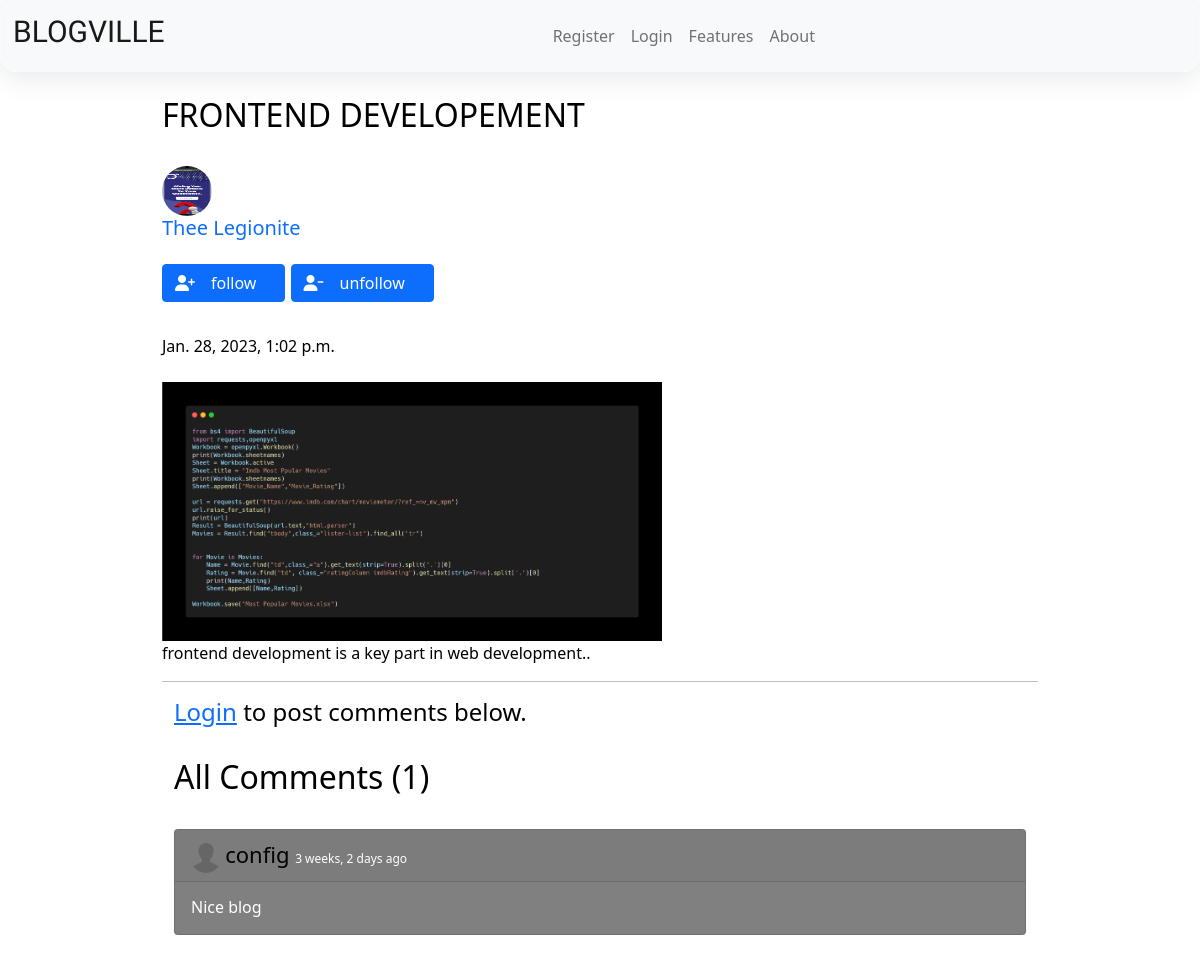
Page /blog/FRONTEND-DEVELOPEMENT/ on the earlier database version.
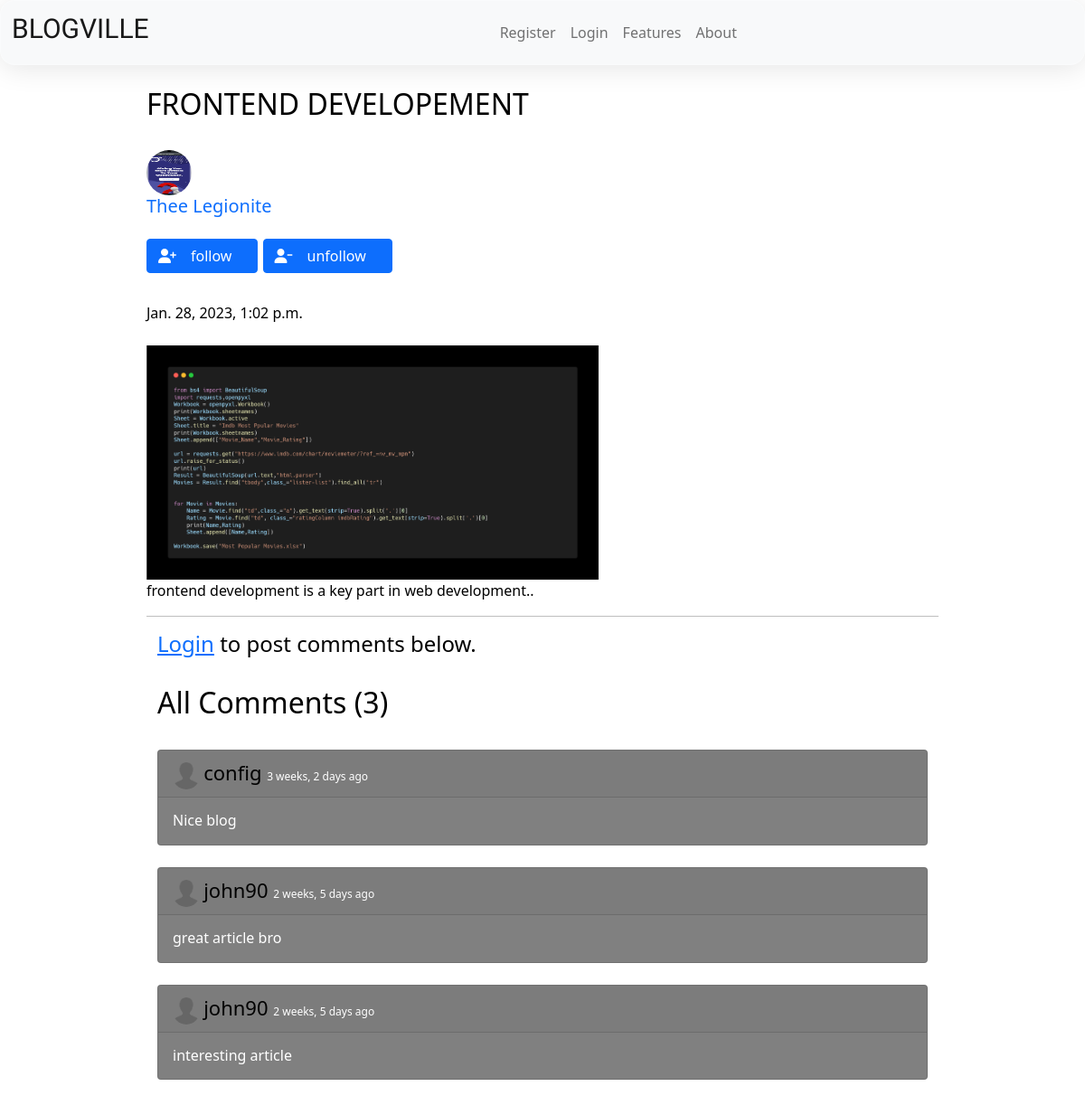
Same page on the later database version.
### Blogville/models.py (models this page shows, shortened)
class Comment(models.Model): #Comment model(Table)
    user = models.ForeignKey(User, on_delete=models.CASCADE)
    content = models.TextField()
    blog = models.ForeignKey(Blogpost, on_delete=models.CASCADE)
    parent_comment = models.ForeignKey('self', on_delete=models.CASCADE, blank=True, null=True)
    datetime = models.DateTimeField(default=now)

### Blogville/views.py (the view)
# urls.py: path("blog/<str:slug>/", views.blog_comments, name="blog_comments"),
@csrf_exempt
def blog_comments(request, slug):
    post = Blogpost.objects.filter(slug=slug).first()
    comments = Comment.objects.filter(blog=post)
    if request.method == "POST":
        user = request.user
        content = request.POST.get('content', '')
        blog_id = request.POST.get('blog_id', '')
        comment  = Comment(user=user, content=content, blog=post)
        comment.save()
    return render(request, 'blog/blog_comments.html', {'post':post , 'comments' : comments})

### Blogville/templates/blog/blog_comments.html (shortened to what the changed rows need)
<!DOCTYPE html>
<html lang="en">
  <head>
    {% load static %}
    <link rel="stylesheet" href="https://cdnjs.cloudflare.com/ajax/libs/font-awesome/6.2.1/css/all.min.css" />
    <link rel="stylesheet" href="{% static 'css/base.css' %}"><link/>
    <link href="https://cdn.jsdelivr.net/npm/bootstrap@5.0.2/dist/css/bootstrap.min.css" rel="stylesheet">
    <head/>
    <body style="background-white; color:black">
        <nav class="navbar navbar-expand-lg navbar-light bg-light" id="id" >
            <div class="container-fluid">
              <h1 class="navbar-brand" style=" font-family: 'Kavoon', cursive; font-size:30px; ">BLOGVILLE</h1>
                  {% if user.is_authenticated %}
                    {% if user.profile.image %}
                    <img src="{{user.profile.image.url}}" alt="" width="30px" height="30px" class="rounded-circle">
                    {% else %}
                    {% load static %}
                    {% endif %}profile</a>
                  {% endif %}
            </div>
          </nav>
{% block body %}
{% load humanize %}
<div class="container w-75 my-4 " id="c1">
      <h2 class="blog-post-title " >{{post.title}}</h2>
      <br>
            {% if post.author.profile.image %}
            <img class="mr-3 rounded-circle" src="{{post.author.profile.image.url}}" width="50px" height="50px"
                  alt="image">
                  {% else %}
                  {% load static %}
            {% endif %}
      <br>
      <br>
      {% if user.is_authenticated %}
      <div class="container">
            <h2>Add Comments Here</h2>
            <form action="/blog/{{post.slug}}/" method="POST"> {% csrf_token %}
                  <div class="form-floating">
                        <textarea class="form-control" placeholder="Leave a comment here" id="floatingTextarea2"
                              style="height: 100px" id="content" name="content"></textarea>
                        <label for="floatingTextarea2">Leave a comment here.</label>
                        <br>
                        <button type="submit" class="btn btn-primary">Comment</button>
                  </div>
            </form>
            {% else %}
            <div class="container">
                  <h4><a href="/login/">Login</a> to post comments below.</h4>
                  {% endif %}
                  <br>
                  <h2>All Comments ({{comments.count}})</h2>
                  <br>
                  {% for comment in comments %}
                  <div class="card rounded" style="background-color:gray; color:white">
                        <div class="card-header">
                         <a href="/user_profile/{{comment.user.id}}/" class="text-decoration-none" style="color:black"> {% if comment.user.profile.image %}
                          <img src="{{comment.user.profile.image.url}}" alt="" width="30px" height="30px" class="rounded-circle">
                          {% else %}
                          {% load static %}
                          <img src="{% static 'images\kindpng_4212275.png' %}"  alt="" width="30px" height="30px" class="rounded-circle">
                          {% endif %}
                              <span style="font-size: 22px;">{{comment.user}} </span></a> <span
                                    style="font-size: 12px;">{{comment.datetime | naturaltime}}</span>
                        </div>
                        <div class="card-body">
                              <h6 class="card-text text-white">{{comment.content}}</h6>
                        </div>
                  </div>
                  <br>
                  {% endfor %}
            </div>
      </div>
      {% endblock %}
    <body/>
<html/>

Differences in the rows shown:
added Comment: user "john90", datetime "2 weeks, 5 days ago", content "great article bro"
added Comment: user "john90", datetime "2 weeks, 5 days ago", content "interesting article"
Other differences:
{{ comments.count }}: "1" → "3"
